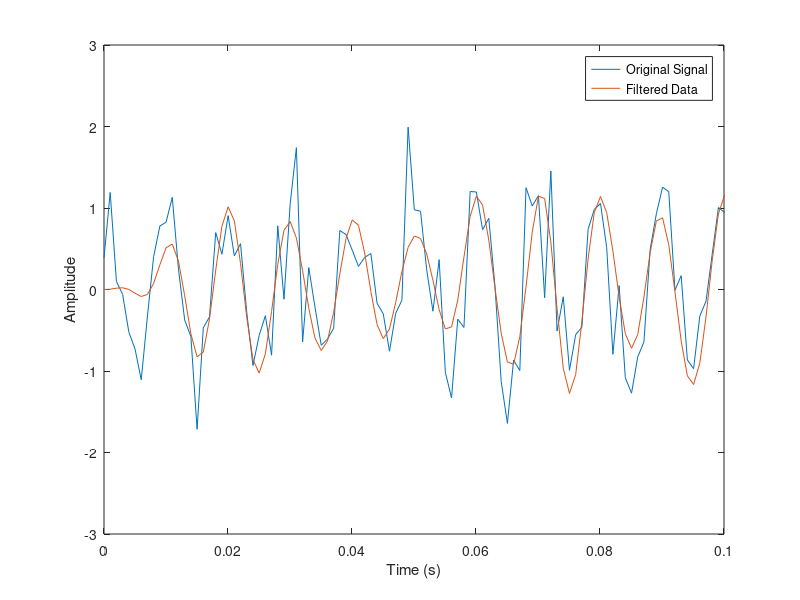

The MATLAB script that drew this image: (Note: this script raises an error after producing the figure.)
%% 低通 FIR 滤波器 - 加窗方法
% 此示例说明如何使用两个命令行函数 fir1 和 designfilt 以及交互式滤波器设计工具来设计和实现 FIR 滤波器。
% 创建要在示例中使用的信号。该信号是 N(0,1/4) 加性高斯白噪声中的 100 Hz 正弦波。将随机数生成器设置为默认状态，以获得可重现的结果。
rng default

Fs = 1000;
t = linspace(0,1,Fs);
x = cos(2*pi*100*t)+0.5*randn(size(t));

% 要设计的滤波器是阶数等于 20、截止频率为 150 Hz 的 FIR 低通滤波器。
% 使用凯塞窗，其长度比滤波器阶和 β=3 多一个样本。有关凯塞窗的详细信息，请参阅 kaiser。
% 使用 fir1 设计滤波器。fir1 需要区间 [0, 1] 内的归一化频率，其中 1 对应于 π 弧度/采样点。
% 要使用 fir1，您必须将所有频率设定转换为归一化频率。
% 设计滤波器并查看幅值响应。
fc = 150;
Wn = (2/Fs)*fc;
b = fir1(20,Wn,'low',kaiser(21,3));

[h,f] = freqz(b,1,[],Fs);
plot(f,mag2db(abs(h)))
xlabel('Frequency (Hz)')
ylabel('Magnitude (dB)')
grid

% 将滤波器应用于信号，并绘制 100 Hz 正弦波的前十个周期的结果。
y = filter(b,1,x);

plot(t,x,t,y)
xlim([0 0.1])

xlabel('Time (s)')
ylabel('Amplitude')
legend('Original Signal','Filtered Data')
%% 使用 designfilt 设计相同的滤波器。将滤波器响应设置为 'lowpassfir'，并以 Name,Value 对组形式输入设定。使用 designfilt 时，您可以以 Hz 为单位指定滤波器设计
Fs = 1000;
t = linspace(0,1,Fs);
x = cos(2*pi*100*t)+0.5*randn(size(t));
Hd = designfilt('lowpassfir','FilterOrder',20,'CutoffFrequency',150, ...
       'DesignMethod','window','Window',{@kaiser,3},'SampleRate',Fs);

% 对数据进行滤波并绘制结果。
y1 = filter(Hd,x);

plot(t,x,t,y1)
xlim([0 0.1])

xlabel('Time (s)')
ylabel('Amplitude')
legend('Original Signal','Filtered Data')
%% 使用滤波器设计工具App
Fs = 1000;
t = linspace(0,1,Fs);
x = cos(2*pi*100*t)+0.5*randn(size(t));
y2 = filter(Hd_filter,x);

plot(t,x,t,y2)
xlim([0 0.1])

xlabel('Time (s)')
ylabel('Amplitude')
legend('Original Signal','Filtered Data')